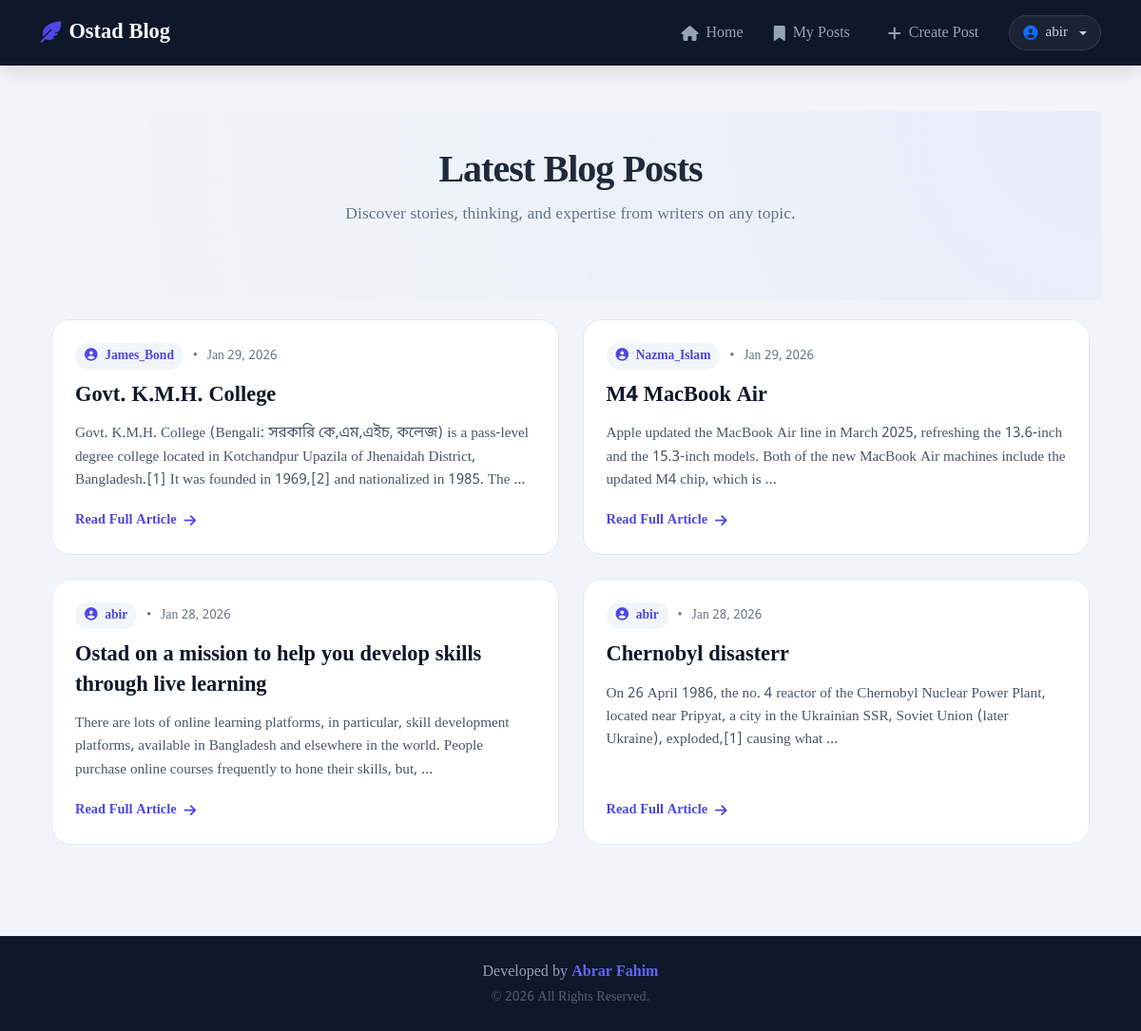
Screenshot of / (signed in) with the database file from the repository.
### posts/models.py (models this page shows, shortened)
class Post(models.Model):
    VISIBILITY_CHOICES = [
        ('private', 'Only Me'),
        ('specific', 'Specific Users'),
        ('public', 'Everyone'),
    ]
    title = models.CharField(max_length=200)
    content = models.TextField()
    author = models.ForeignKey(User, on_delete=models.CASCADE)
    created_at = models.DateTimeField(auto_now_add=True)
    updated_at = models.DateTimeField(auto_now=True)
    visibility = models.CharField(max_length=20, choices=VISIBILITY_CHOICES, default='public')
    allowed_users = models.ManyToManyField(User, related_name='shared_posts', blank=True)
    def is_readable_by(self, user):
        if self.visibility == 'public':
            return True
        if self.author == user:
            return True
        if self.visibility == 'private':
            return False
        if self.visibility == 'specific':
            return self.allowed_users.filter(pk=user.pk).exists()
        return False

### posts/views.py (the view)
# urls.py: path('', views.home, name='home'),
def home(request):
    posts = Post.objects.all().order_by('-created_at')
    readable_posts = []
    for post in posts:
        if request.user.is_authenticated:
            if post.is_readable_by(request.user):
                readable_posts.append(post)
        else:
            if post.visibility == 'public':
                readable_posts.append(post)
    return render(request, 'posts/home.html', {'posts': readable_posts})

### templates/posts/home.html (shortened to what this page needs)
{% extends 'base.html' %}
{% block content %}
<link rel="stylesheet" href="https://cdnjs.cloudflare.com/ajax/libs/animate.css/4.1.1/animate.min.css"/>
<div class="hero-banner animate__animated animate__fadeIn">
    <h1 class="hero-title">Latest Blog Posts</h1>
    <p class="hero-subtitle">Discover stories, thinking, and expertise from writers on any topic.</p>
</div>
<div class="container pb-5">
    {% if posts %}
        <div class="blog-grid">
            {% for post in posts %}
                <article class="post-card animate__animated animate__fadeIn">
                    <div class="post-meta">
                        <span class="author-badge">
                            <i class="fa-solid fa-user-circle me-1"></i> {{ post.author.username }}
                        </span>
                        <span>•</span>
                        <span>{{ post.created_at|date:"M d, Y" }}</span>
                    </div>
                    <h3 class="post-title">{{ post.title }}</h3>
                    <p class="post-excerpt">
                        {{ post.content|truncatewords:30 }}
                    </p>
                    <a href="{% url 'post_detail' post.pk %}" class="btn-read">
                        Read Full Article <i class="fa-solid fa-arrow-right"></i>
                    </a>
                </article>
            {% endfor %}
        </div>
    {% endif %}
</div>
{% endblock %}

### templates/base.html (shortened to what this page needs)
<!doctype html>
<html lang="en">
  <head>
    <link href="https://cdn.jsdelivr.net/npm/bootstrap@5.3.0/dist/css/bootstrap.min.css" rel="stylesheet" />
    <link rel="stylesheet" href="https://cdnjs.cloudflare.com/ajax/libs/font-awesome/6.4.0/css/all.min.css" />
  </head>
  <body>
    <div class="content-wrapper">
      <nav class="navbar navbar-expand-lg navbar-dark sticky-top">
        <div class="container">
          <a class="navbar-brand" href="{% url 'home' %}">
            <i class="fa-solid fa-feather-pointed me-2"></i>Ostad Blog
          </a>
          <div class="collapse navbar-collapse" id="navbarNav">
            <ul class="navbar-nav ms-auto align-items-center">
              <li class="nav-item">
                <a class="nav-link" href="{% url 'home' %}"><i class="fa-solid fa-house"></i> Home</a>
              </li>
              {% if user.is_authenticated %}
                <li class="nav-item">
                  <a class="nav-link" href="{% url 'my_posts' %}"><i class="fa-solid fa-bookmark"></i> My Posts</a>
                </li>
                <li class="nav-item">
                  <a class="nav-link btn-create ms-lg-2" href="{% url 'post_create' %}"><i class="fa-solid fa-plus"></i> Create Post</a>
                </li>
                <li class="nav-item ms-lg-3">
                  <div class="dropdown">
                    <span class="user-info d-flex align-items-center gap-2 dropdown-toggle" data-bs-toggle="dropdown" aria-expanded="false">
                      <i class="fa-solid fa-circle-user text-primary"></i> {{ user.username }}
                    </span>
                  </div>
                </li>
              {% endif %}
            </ul>
          </div>
        </div>
      </nav>
      <main class="container py-5">
        {% block content %} {% endblock %}
      </main>
    </div>
    <footer class="simple-footer">
      <div class="container">
        <div class="mb-1">
          Developed by
          <a href="http://www.abrarfahim.xyz" target="_blank" class="my-portfolio-link">Abrar Fahim</a>
        </div>
        <div class="small opacity-50">
          &copy; <span id="year"></span> All Rights Reserved.
        </div>
      </div>
    </footer>
  </body>
</html>

### templates/base.html (style rules this page uses)
:root { --primary-color: #4f46e5; --primary-hover: #4338ca; --dark-bg: #0f172a; --text-light: #f8fafc; --danger-color: #ef4444; }
html, body { height: 100%; margin: 0; }
body { display: flex; flex-direction: column; min-height: 100vh; font-family: "Noto Sans Bengali", "Times New Roman", "Inter", sans-serif; background-color: #f1f5f9; color: #1e293b; }
.content-wrapper { flex: 1 0 auto; display: flex; flex-direction: column; }
main.container { flex: 1; }
.navbar { background-color: var(--dark-bg) !important; padding: 0.8rem 0; box-shadow: 0 10px 15px -3px rgba(0, 0, 0, 0.1); }
.navbar-brand { font-weight: 700; font-size: 1.4rem; color: var(--text-light) !important; display: flex; align-items: center; }
.navbar-brand i { color: var(--primary-color); }
.nav-link { color: #94a3b8 !important; font-weight: 500; padding: 0.5rem 1rem !important; transition: 0.3s; display: flex; align-items: center; gap: 8px; }
.user-info { color: #cbd5e1; font-size: 0.95rem; background: rgba(255, 255, 255, 0.05); padding: 6px 14px; border-radius: 50px; border: 1px solid rgba(255, 255, 255, 0.1); cursor: pointer; transition: all 0.3s ease; position: relative; }
.simple-footer { flex-shrink: 0; background: var(--dark-bg); padding: 25px 0; border-top: 1px solid rgba(255, 255, 255, 0.05); text-align: center; color: #94a3b8; }
.my-portfolio-link { color: #6366f1; text-decoration: none; font-weight: 700; transition: 0.3s; border-bottom: 2px solid transparent; }

### templates/posts/home.html (style rules this page uses)
.hero-banner { text-align: center; padding: 40px 0 60px; background: radial-gradient(circle at top right, rgba(99, 102, 241, 0.05), transparent); }
.hero-title { font-size: 2.5rem; font-weight: 800; color: #1e293b; letter-spacing: -1px; }
.hero-subtitle { color: #64748b; font-size: 1.1rem; }
.blog-grid { display: grid; grid-template-columns: repeat(auto-fill, minmax(350px, 1fr)); gap: 25px; margin-top: 20px; }
.post-card { background: white; border: 1px solid #e2e8f0; border-radius: 1.25rem; padding: 1.5rem; transition: all 0.4s cubic-bezier(0.4, 0, 0.2, 1); display: flex; flex-direction: column; height: 100%; position: relative; overflow: hidden; }
.post-meta { display: flex; align-items: center; gap: 10px; margin-bottom: 12px; font-size: 0.85rem; color: #64748b; }
.author-badge { background: #f1f5f9; color: #4f46e5; padding: 4px 10px; border-radius: 50px; font-weight: 600; }
.post-title { font-size: 1.4rem; font-weight: 700; color: #0f172a; line-height: 1.4; margin-bottom: 12px; transition: 0.3s; }
.post-excerpt { color: #475569; font-size: 0.95rem; line-height: 1.6; flex-grow: 1; margin-bottom: 20px; }
.btn-read { display: inline-flex; align-items: center; gap: 8px; color: #4f46e5; text-decoration: none; font-weight: 700; font-size: 0.9rem; transition: 0.3s; }
.btn-read i { transition: 0.3s; }

### rows the page displays
Post: author.username "James_Bond", created_at "Jan 29, 2026", title "Govt. K.M.H. College", content "Govt. K.M.H. College (Bengali: সরকারি কে,এম,এইচ, কলেজ) is a pass-level degree college located in Kotchandpur Upazila of Jhenaidah District, Bangladesh.[1] It was founded in 1969,[2] and nationalized in 1985. The …"
Post: author.username "Nazma_Islam", created_at "Jan 29, 2026", title "M4 MacBook Air", content "Apple updated the MacBook Air line in March 2025, refreshing the 13.6-inch and the 15.3-inch models. Both of the new MacBook Air machines include the updated M4 chip, which is …"
Post: author.username "abir", created_at "Jan 28, 2026", title "Ostad on a mission to help you develop skills through live learning", content "There are lots of online learning platforms, in particular, skill development platforms, available in Bangladesh and elsewhere in the world. People purchase online courses frequently to hone their skills, but, …"
Post: author.username "abir", created_at "Jan 28, 2026", title "Chernobyl disasterr", content "On 26 April 1986, the no. 4 reactor of the Chernobyl Nuclear Power Plant, located near Pripyat, a city in the Ukrainian SSR, Soviet Union (later Ukraine), exploded,[1] causing what …"

### other values shown
{{ user.username }} "abir"
